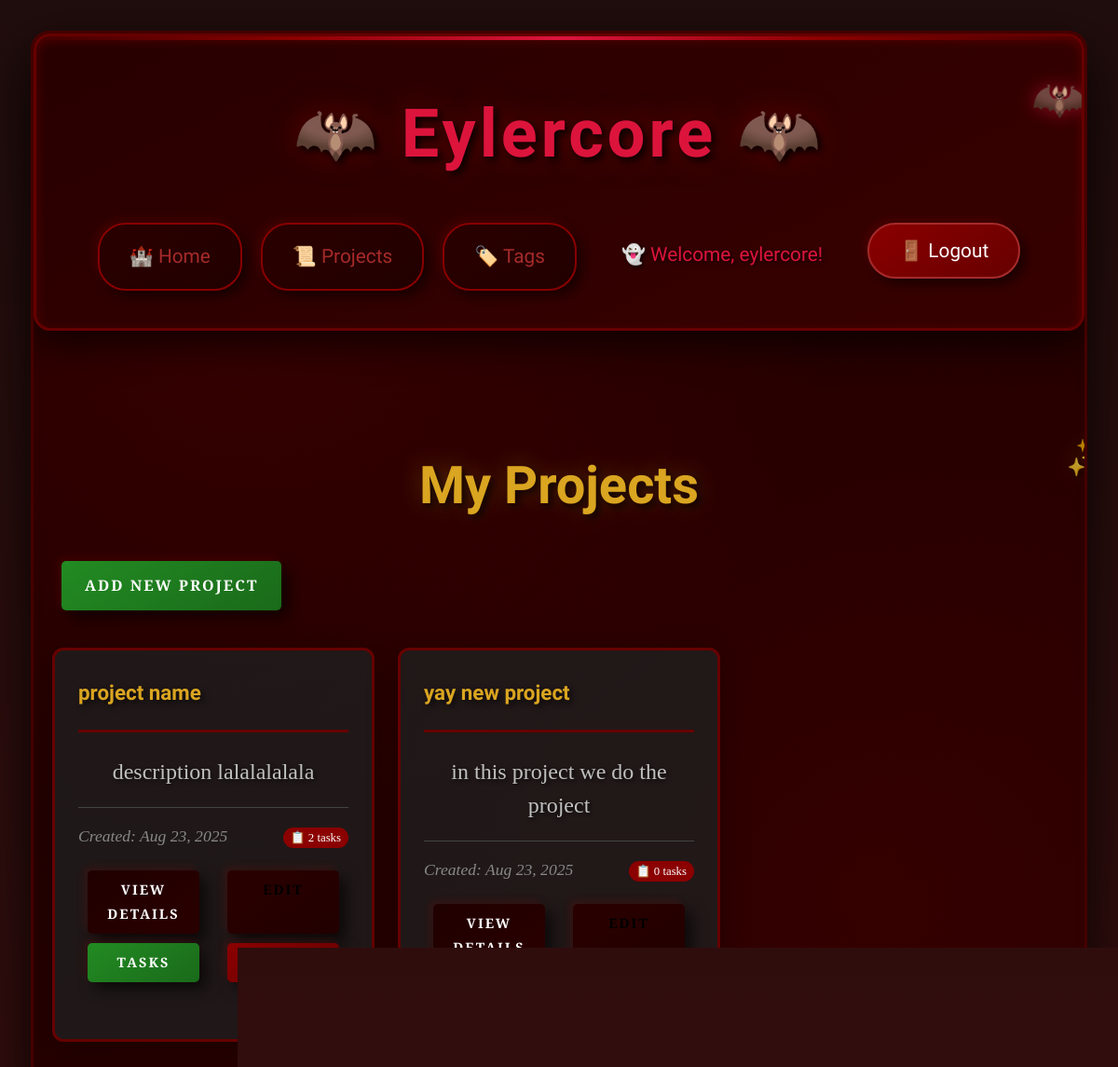
Screenshot of /projects/ (signed in) with the database file from the repository.
### main_app/models.py (models this page shows, shortened)
class Project(models.Model):
    name = models.CharField(max_length=100)
    description = models.TextField()
    created_at = models.DateTimeField(auto_now_add=True)
    updated_at = models.DateTimeField(auto_now=True)
    user = models.ForeignKey(User, on_delete=models.CASCADE)

### main_app/views.py (the view)
# urls.py: path('projects/', views.projects_index, name='projects_index'),
@login_required
def projects_index(request):
    projects = Project.objects.filter(user=request.user)
    return render(request, 'main_app/projects_index.html', {'projects': projects})

### templates/main_app/projects_index.html (shortened to what this page needs)
{% extends 'base.html' %}
{% block content %}
<div class="projects-container">
    <h2>My Projects</h2>
    <a href="{% url 'main_app:add_project' %}" class="btn btn-save">Add New Project</a>
    {% if projects %}
        <ul class="project-list">
        {% for project in projects %}
            <li class="project-item">
                <h3>{{ project.name }}</h3>
                <p>{{ project.description|truncatewords:20 }}</p>
                <div class="project-meta">
                    <div class="project-date">
                        <small>Created: {{ project.created_at|date:"M d, Y" }}</small>
                    </div>
                    <div class="project-task-count">
                        <span class="task-badge">
                            📋 {{ project.tasks.count }} task{{ project.tasks.count|pluralize }}
                        </span>
                    </div>
                </div>
                <div class="project-actions">
                    <a href="{% url 'main_app:projects_detail' project.id %}" class="btn btn-back">View Details</a>
                    <a href="{% url 'main_app:edit_project' project.id %}" class="btn btn-edit">Edit</a>
                    <a href="{% url 'main_app:tasks_index' project.id %}" class="btn btn-save">Tasks</a>
                    <a href="{% url 'main_app:delete_project' project.id %}" class="btn btn-delete">Delete</a>
                </div>
            </li>
        {% endfor %}
        </ul>
    {% else %}
        <p class="no-projects">No projects yet. <a href="{% url 'main_app:add_project' %}">Create your first project!</a></p>
    {% endif %}
</div>
{% endblock %}

### templates/base.html (shortened to what this page needs)
<!DOCTYPE html>
<html lang="en">
<head>
    {% load static %}
    <link rel="stylesheet" href="{% static 'main_app/css/style.css' %}">
</head>
<body>
    <div class="container">
        <div class="header">
            <h1>🦇 Eylercore 🦇</h1>
        <div class="nav-links">
            <a href="{% url 'main_app:home' %}">🏰 Home</a>
            <a href="{% url 'main_app:projects_index' %}">📜 Projects</a>
            <a href="{% url 'main_app:tags_index' %}">🏷️ Tags</a>
            {% if user.is_authenticated %}
                <span>👻 Welcome, {{ user.username }}!</span>
                <form action="{% url 'logout' %}" method="post" class="nav-form">
                    <button type="submit" class="btn-logout-nav">🚪 Logout</button>
                </form>
            {% else %}
                <a href="{% url 'login' %}">🔑 Login</a>
                <a href="{% url 'main_app:signup' %}">📝 Sign Up</a>
            {% endif %}
        </div>
        </div>
        <div class="content">
            {% block content %}
            {% endblock %}
        </div>
    </div>
</body>
</html>

### rows the page displays
Project: name "project name", description "description lalalalalala", created_at "Aug 23, 2025", tasks.count "2"
Project: name "yay new project", description "in this project we do the project", created_at "Aug 23, 2025", tasks.count "0"

### other values shown
{{ user.username }} "eylercore"
